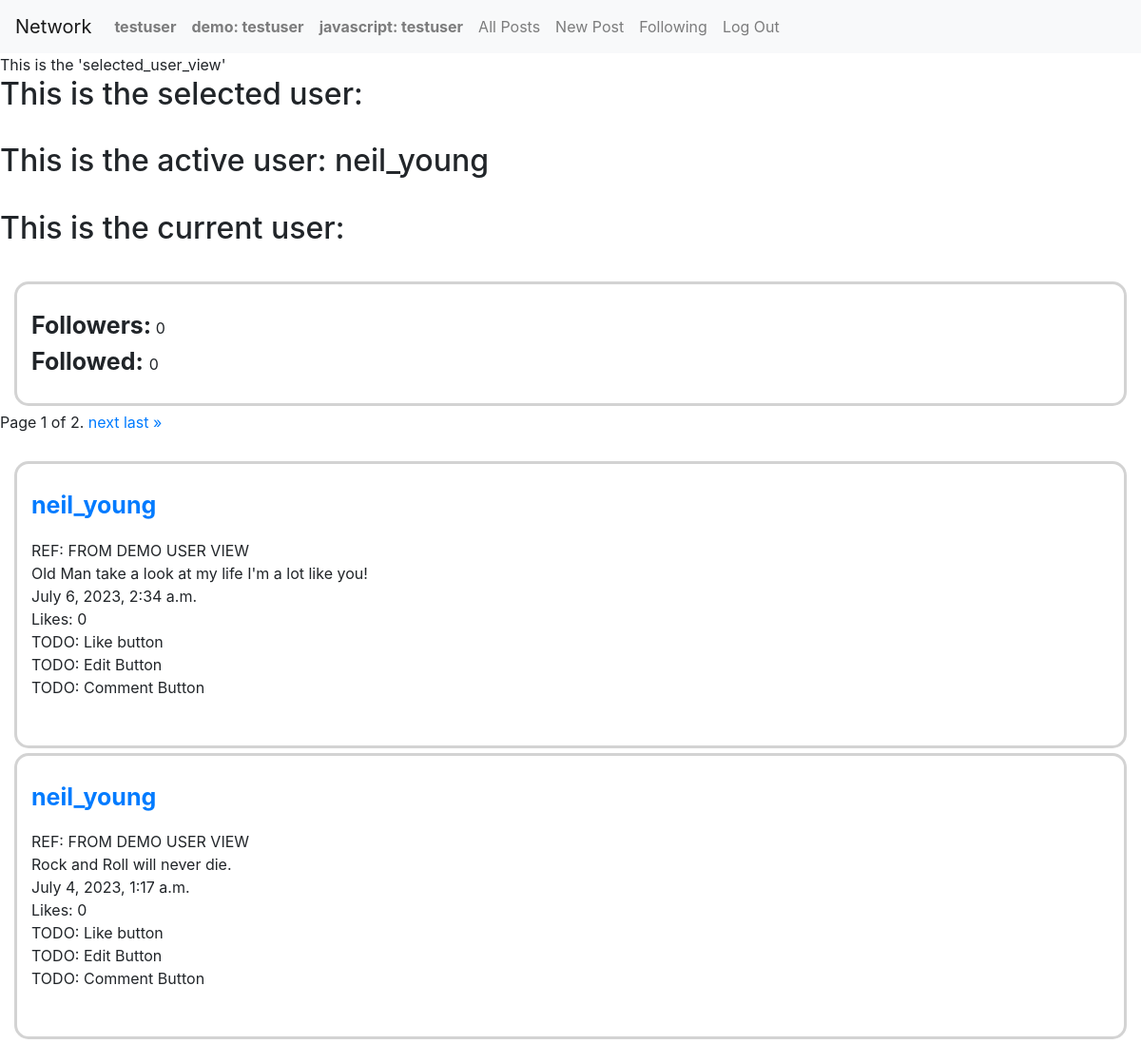
/demo_user/neil_young (signed in), run on the app's committed database.
### network/models.py (models this page shows, shortened)
class User(AbstractUser):
    followed_by_user = models.IntegerField(default=0)
    followers_of_user = models.IntegerField(default=0)
    def __str__(self):
        return f"{self.username}"

class Post(models.Model):
    content = models.CharField(max_length=128)
    user = models.ForeignKey(User, on_delete=models.CASCADE, related_name="user")
    likes = models.IntegerField(default=0)
    timestamp = models.DateTimeField(auto_now_add=True)

### network/views.py (the view)
# urls.py: path("demo_user/<str:request_name>", views.demo_user, name="demo_user"),
def demo_user(request, request_name=None):
    print(request, request_name)
    active_user = User.objects.get(username=request_name)
    print("active_user: ", active_user)
    active_user_posts = Post.objects.filter(user=active_user.id).order_by("-timestamp")
    paginator_active_user = Paginator(active_user_posts, 2)
    page_number = request.GET.get('page')
    page_obj_active_user = paginator_active_user.get_page(page_number)
    return render(request, "network/demo_user.html",{
                      "page_obj_active_user": page_obj_active_user,
                      "active_user": active_user
                  })

### network/templates/network/demo_user.html (shortened to what this page needs)
{% extends "network/layout.html" %}
{% load static %}
{% block body %}
    <div id="selected_user_view">
    This is the 'selected_user_view'
    <h2>This is the selected user: {{selected_user}}</h2><br>
    <h2>This is the active user: {{active_user}}</h2><br>
    <h2>This is the current user: {{current_user}}</h2><br>
    <p class="post_style" >
      <strong style="font-size:25px;">Followers:</strong> {{ active_user.followers_of_user }}<br>
      <strong style="font-size:25px;">Followed: </strong> {{ active_user.followed_by_user }} <br>
    </p>
    <div class="pagination">
      <span class="step-links">
      <span class="current">
        Page {{ page_obj_active_user.number }} of {{ page_obj_active_user.paginator.num_pages }}.
      </span>
      {% if page_obj_active_user.has_next %}
        <a href="?page={{ page_obj_active_user.next_page_number }}">next</a>
        <a href="?page={{ page_obj_active_user.paginator.num_pages }}">last &raquo;</a>
      {% endif %}
      </span>
    </div><br>
    {% for p in page_obj_active_user %}
      <div class="post_style">
        <p id="userlink" class="active_user_page"
          style="font-size:25px; font-weight: bold;"> <a href="#">{{p.user}}</a>
        </p>
          REF: FROM DEMO USER VIEW
          <br>
          {{p.content}}<br>
          {{p.timestamp}}<br>
          Likes: {{p.likes}}<br>
          TODO: Like button<br>
          TODO: Edit Button<br>
          TODO: Comment Button
          <br><br>
      </div>
{% endfor %}
</div>
{% endblock %}

### network/templates/network/layout.html (shortened to what this page needs)
{% load static %}
<!DOCTYPE html>
<html lang="en">
    <head>
        <link rel="stylesheet" href="https://stackpath.bootstrapcdn.com/bootstrap/4.4.1/css/bootstrap.min.css">
        <link  href="{% static 'network/styles.css' %}" rel="stylesheet">
    </head>
    <body>
        <nav class="navbar navbar-expand-lg navbar-light bg-light">
        <a class="navbar-brand" href="#">Network</a>
            <div class="testclass">
              <ul class="navbar-nav mr-auto">
                {% if user.is_authenticated %}
                  <li class="user_post" class="nav-item" data-name="{{user.username}}">
                    <a class="nav-link" href="{% url 'index_selecteduser' user.username %}"><strong>{{ user.username }}</strong></a>
                  </li>
                  <li class="user_demo" class="nav-item" data-name="{{user.username}}">
                    <a class="nav-link" href="{% url 'demo_user' user.username %}"><strong>demo: {{ user.username }}</strong></a>
                  </li>
                  <li class="jav_user_post" class="nav-item" data-name="{{user.username}}">
                    <a class="nav-link" href="#"><strong>javascript: {{ user.username }}</strong></a>
                  </li>
                {% endif %}
                  <li id="all_posts" class="nav-item">
                    <a class="nav-link" href="#">All Posts</a>
                  </li>
                {% if user.is_authenticated %}
                  <li id="new_post" class="nav-item">
                    <a class="nav-link" href="#">New Post</a>
                  </li>
                  <li id="following" class="nav-item">
                    <a class="nav-link" href="#">Following</a>
                  </li>
                  <li class="nav-item">
                    <a class="nav-link" href="{% url 'logout' %}">Log Out</a>
                  </li>
                {% endif %}
              </ul>
            </div>
          </nav>
        <div class="body">
            {% block body %}
            {% endblock %}
        </div>
    </body>
</html>

### network/static/network/styles.css (style rules this page uses)
.post_style { border-color: lightgrey; border-radius:15px; border-style: solid; margin: 5px 15px 5px 15px; padding:25px 15px 25px 15px; }

### data on the page
User: username "testuser"
User: username "neil_young", followers_of_user "0", followed_by_user "0"
Post: user "neil_young", content "Old Man take a look at my life I'm a lot like you!", timestamp "July 6, 2023, 2:34 a.m.", likes "0"
Post: user "neil_young", content "Rock and Roll will never die.", timestamp "July 4, 2023, 1:17 a.m.", likes "0"

### other printed values
{{ page_obj_active_user.number }} "1"
{{ page_obj_active_user.paginator.num_pages }} "2"
